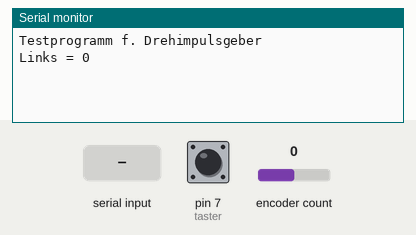
The sketch below on a simulated Arduino Uno, built with avr-gcc and run on an emulated ATmega328P. Parts: the last lines printed to the serial monitor. The test bench sets the inputs (shaded band); at power-on: pin 7 (taster) LOW, encoder count 0.

Above: at 1.2 s.
1.3 s: pin 7 (taster) pulled HIGH for 0.15 s
At 2.5 s:
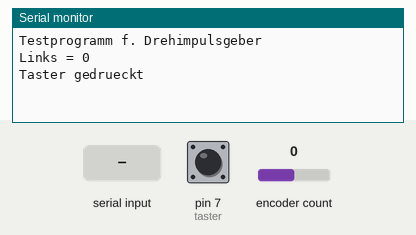
2.9 s: "1" received over Serial
At 4.0 s:
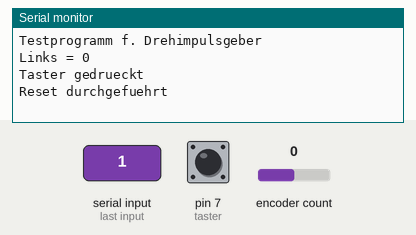
4.4 s: encoder count set to 1
At 5.1 s:
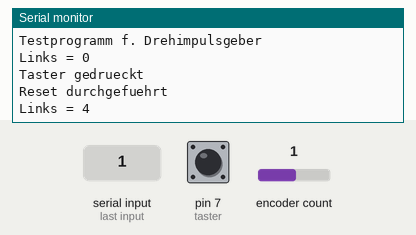
5.9 s: encoder count set to 2
At 6.2 s:
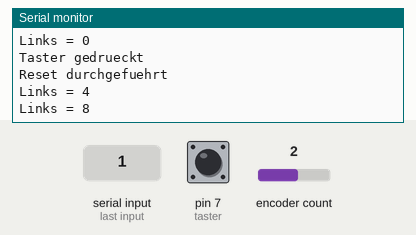

The sketch:

drehimpuls_mitTaster.ino
```cpp
/*
Über die Encoder Library. http://www.pjrc.com/td_libs_Encoder.htm
Es werden 2 Drehimpulsgeber über die Pins 2 (Interrupt 0) und
4 sowie 3(Interrupt 1) und 5 ausgewertet.
Es wird einfach ein Zähler Hoch- oder Heruntergezählt
und auf dem Serial Monitor ausgegeben.
Pro Raster wird der Zähler 4 mal erhöht ! Und es werden 4
Impule ausgelöst.
*/

#include "Encoder.h"
//
int taster = 7;
int tasterStat;
int tasterAlt = LOW;
int zaehler = 0;
Encoder knobleft(2, 4);
//Encoder knobright(3, 5);
//
long posleft  = -999;
long posright = -999;

void setup(){
  Serial.begin(9600);
  Serial.println("Testprogramm f. Drehimpulsgeber");
}

void loop(){
  long newLeft, newRight;
  newLeft  = knobleft.read();
//  newRight = knobright.read();
//
//  if (newLeft != posleft || newRight != posright){
  if (newLeft != posleft){
    Serial.print("Links = ");
    Serial.print(newLeft);
//    Serial.print(" , Rechts  = ");
//    Serial.print(newRight);
    Serial.println();
    posleft  = newLeft;
//    posright = newRight;
    zaehler++;
  }
  if (Serial.available()){
    Serial.read();
    Serial.println("Reset durchgefuehrt");
    knobleft.write(0);
//    knobright.write(0);
  }
  tasterStat = digitalRead(taster);
  if (tasterStat == HIGH){
    if (tasterAlt == LOW){
      tasterAlt = HIGH;
      Serial.println("Taster gedrueckt");
      delay(150);
    }
  } else {
    tasterAlt = LOW;
  }
}
```

Measured:
- after the input at 1.3 s, the serial monitor: prints a new line at once (image 1)
- after the input at 2.9 s, the serial monitor: prints a new line at once (image 2)
- after the input at 4.4 s, the serial monitor: prints a new line at once (image 3)
- after the input at 5.9 s, the serial monitor: prints a new line at once (image 4)
